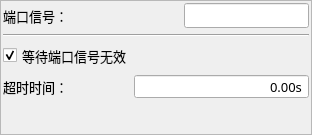
<?xml version="1.0" encoding="UTF-8"?>
<ui version="4.0">
 <class>FormBtnWait</class>
 <widget class="QWidget" name="FormBtnWait">
  <property name="geometry">
   <rect>
    <x>0</x>
    <y>0</y>
    <width>312</width>
    <height>135</height>
   </rect>
  </property>
  <property name="sizePolicy">
   <sizepolicy hsizetype="Fixed" vsizetype="Expanding">
    <horstretch>0</horstretch>
    <verstretch>0</verstretch>
   </sizepolicy>
  </property>
  <property name="minimumSize">
   <size>
    <width>312</width>
    <height>135</height>
   </size>
  </property>
  <property name="maximumSize">
   <size>
    <width>624</width>
    <height>318</height>
   </size>
  </property>
  <property name="font">
   <font>
    <family>微软雅黑</family>
    <pointsize>10</pointsize>
   </font>
  </property>
  <property name="windowTitle">
   <string notr="true">等待信号</string>
  </property>
  <layout class="QVBoxLayout" name="verticalLayoutForm">
   <property name="spacing">
    <number>0</number>
   </property>
   <property name="margin">
    <number>0</number>
   </property>
   <item>
    <widget class="QFrame" name="frameBtnWait">
     <property name="font">
      <font>
       <family>微软雅黑</family>
       <pointsize>10</pointsize>
      </font>
     </property>
     <property name="styleSheet">
      <string notr="true"/>
     </property>
     <property name="frameShape">
      <enum>QFrame::StyledPanel</enum>
     </property>
     <property name="frameShadow">
      <enum>QFrame::Plain</enum>
     </property>
     <property name="IsMainArea" stdset="0">
      <bool>true</bool>
     </property>
     <layout class="QGridLayout" name="gridLayout">
      <property name="margin">
       <number>2</number>
      </property>
      <item row="0" column="0">
       <layout class="QHBoxLayout" name="horizontalLayout">
        <item>
         <widget class="QLabel" name="labelSignal">
          <property name="sizePolicy">
           <sizepolicy hsizetype="Expanding" vsizetype="Preferred">
            <horstretch>0</horstretch>
            <verstretch>0</verstretch>
           </sizepolicy>
          </property>
          <property name="minimumSize">
           <size>
            <width>0</width>
            <height>25</height>
           </size>
          </property>
          <property name="maximumSize">
           <size>
            <width>16777215</width>
            <height>50</height>
           </size>
          </property>
          <property name="font">
           <font>
            <family>微软雅黑</family>
            <pointsize>10</pointsize>
            <weight>50</weight>
            <bold>false</bold>
           </font>
          </property>
          <property name="text">
           <string>端口信号：</string>
          </property>
          <property name="buddy">
           <cstring>lineEdit_var</cstring>
          </property>
         </widget>
        </item>
        <item>
         <widget class="xLineEdit" name="lineEdit_var">
          <property name="enabled">
           <bool>true</bool>
          </property>
          <property name="sizePolicy">
           <sizepolicy hsizetype="Preferred" vsizetype="Fixed">
            <horstretch>0</horstretch>
            <verstretch>0</verstretch>
           </sizepolicy>
          </property>
          <property name="minimumSize">
           <size>
            <width>75</width>
            <height>25</height>
           </size>
          </property>
          <property name="maximumSize">
           <size>
            <width>250</width>
            <height>50</height>
           </size>
          </property>
          <property name="font">
           <font>
            <family>微软雅黑</family>
            <pointsize>10</pointsize>
            <weight>50</weight>
            <bold>false</bold>
           </font>
          </property>
          <property name="focusPolicy">
           <enum>Qt::ClickFocus</enum>
          </property>
          <property name="acceptDrops">
           <bool>false</bool>
          </property>
          <property name="alignment">
           <set>Qt::AlignCenter</set>
          </property>
          <property name="readOnly">
           <bool>true</bool>
          </property>
         </widget>
        </item>
       </layout>
      </item>
      <item row="1" column="0">
       <widget class="Line" name="line">
        <property name="orientation">
         <enum>Qt::Horizontal</enum>
        </property>
       </widget>
      </item>
      <item row="2" column="0">
       <widget class="xCheckBox" name="checkBox_Invalid">
        <property name="sizePolicy">
         <sizepolicy hsizetype="Expanding" vsizetype="Fixed">
          <horstretch>0</horstretch>
          <verstretch>0</verstretch>
         </sizepolicy>
        </property>
        <property name="minimumSize">
         <size>
          <width>0</width>
          <height>25</height>
         </size>
        </property>
        <property name="maximumSize">
         <size>
          <width>16777215</width>
          <height>50</height>
         </size>
        </property>
        <property name="font">
         <font>
          <family>微软雅黑</family>
          <pointsize>10</pointsize>
          <weight>50</weight>
          <bold>false</bold>
         </font>
        </property>
        <property name="focusPolicy">
         <enum>Qt::NoFocus</enum>
        </property>
        <property name="text">
         <string>等待端口信号无效</string>
        </property>
        <property name="iconSize">
         <size>
          <width>32</width>
          <height>32</height>
         </size>
        </property>
        <property name="checked">
         <bool>true</bool>
        </property>
       </widget>
      </item>
      <item row="3" column="0">
       <layout class="QHBoxLayout" name="horizontalLayout_2">
        <item>
         <widget class="QLabel" name="labelDelay">
          <property name="sizePolicy">
           <sizepolicy hsizetype="Expanding" vsizetype="Preferred">
            <horstretch>0</horstretch>
            <verstretch>0</verstretch>
           </sizepolicy>
          </property>
          <property name="minimumSize">
           <size>
            <width>0</width>
            <height>25</height>
           </size>
          </property>
          <property name="maximumSize">
           <size>
            <width>16777215</width>
            <height>50</height>
           </size>
          </property>
          <property name="font">
           <font>
            <family>微软雅黑</family>
            <pointsize>10</pointsize>
            <weight>50</weight>
            <bold>false</bold>
           </font>
          </property>
          <property name="text">
           <string>超时时间：</string>
          </property>
          <property name="buddy">
           <cstring>lineEdit_var</cstring>
          </property>
         </widget>
        </item>
        <item>
         <widget class="xDoubleSpinBox" name="BoxDelay">
          <property name="enabled">
           <bool>true</bool>
          </property>
          <property name="sizePolicy">
           <sizepolicy hsizetype="Fixed" vsizetype="Fixed">
            <horstretch>0</horstretch>
            <verstretch>0</verstretch>
           </sizepolicy>
          </property>
          <property name="minimumSize">
           <size>
            <width>175</width>
            <height>25</height>
           </size>
          </property>
          <property name="maximumSize">
           <size>
            <width>16777215</width>
            <height>50</height>
           </size>
          </property>
          <property name="font">
           <font>
            <family>微软雅黑</family>
            <pointsize>10</pointsize>
            <weight>50</weight>
            <bold>false</bold>
           </font>
          </property>
          <property name="focusPolicy">
           <enum>Qt::ClickFocus</enum>
          </property>
          <property name="acceptDrops">
           <bool>false</bool>
          </property>
          <property name="alignment">
           <set>Qt::AlignRight|Qt::AlignTrailing|Qt::AlignVCenter</set>
          </property>
          <property name="buttonSymbols">
           <enum>QAbstractSpinBox::NoButtons</enum>
          </property>
          <property name="specialValueText">
           <string notr="true"/>
          </property>
          <property name="keyboardTracking">
           <bool>false</bool>
          </property>
          <property name="suffix">
           <string notr="true">s</string>
          </property>
          <property name="decimals">
           <number>2</number>
          </property>
          <property name="maximum">
           <double>600.000000000000000</double>
          </property>
          <property name="singleStep">
           <double>0.100000000000000</double>
          </property>
          <property name="HasBtn" stdset="0">
           <bool>true</bool>
          </property>
         </widget>
        </item>
       </layout>
      </item>
      <item row="4" column="0">
       <spacer name="verticalSpacerDown">
        <property name="orientation">
         <enum>Qt::Vertical</enum>
        </property>
        <property name="sizeHint" stdset="0">
         <size>
          <width>20</width>
          <height>40</height>
         </size>
        </property>
       </spacer>
      </item>
     </layout>
    </widget>
   </item>
  </layout>
 </widget>
 <customwidgets>
  <customwidget>
   <class>xDoubleSpinBox</class>
   <extends>QDoubleSpinBox</extends>
   <header>xdoublespinbox.h</header>
   <slots>
    <signal>clicked()</signal>
   </slots>
  </customwidget>
  <customwidget>
   <class>xLineEdit</class>
   <extends>QLineEdit</extends>
   <header>xlineedit.h</header>
   <slots>
    <signal>clicked()</signal>
   </slots>
  </customwidget>
  <customwidget>
   <class>xCheckBox</class>
   <extends>QCheckBox</extends>
   <header>xcheckbox.h</header>
  </customwidget>
 </customwidgets>
 <resources/>
 <connections>
  <connection>
   <sender>BoxDelay</sender>
   <signal>clicked()</signal>
   <receiver>FormBtnWait</receiver>
   <slot>inputDelay()</slot>
   <hints>
    <hint type="sourcelabel">
     <x>209</x>
     <y>177</y>
    </hint>
    <hint type="destinationlabel">
     <x>364</x>
     <y>214</y>
    </hint>
   </hints>
  </connection>
  <connection>
   <sender>lineEdit_var</sender>
   <signal>clicked()</signal>
   <receiver>FormBtnWait</receiver>
   <slot>selectInport()</slot>
   <hints>
    <hint type="sourcelabel">
     <x>243</x>
     <y>64</y>
    </hint>
    <hint type="destinationlabel">
     <x>425</x>
     <y>71</y>
    </hint>
   </hints>
  </connection>
 </connections>
 <slots>
  <slot>inputDelay()</slot>
  <slot>checkChanged(int)</slot>
  <slot>selectInport()</slot>
 </slots>
</ui>
